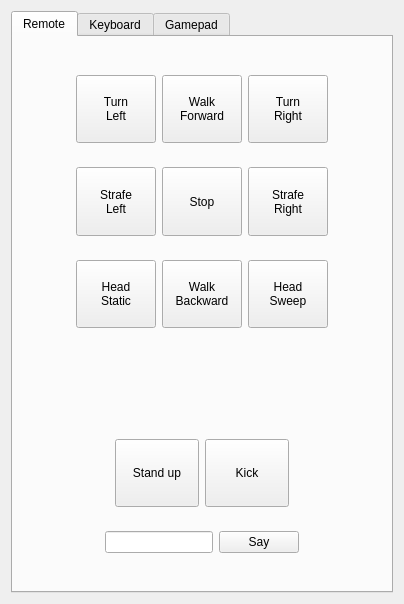
<?xml version="1.0" encoding="UTF-8"?>
<ui version="4.0">
 <class>NaoRemoteWidget</class>
 <widget class="QWidget" name="NaoRemoteWidget">
  <property name="geometry">
   <rect>
    <x>0</x>
    <y>0</y>
    <width>404</width>
    <height>604</height>
   </rect>
  </property>
  <property name="windowTitle">
   <string>Remote</string>
  </property>
  <layout class="QVBoxLayout" name="verticalLayout_2">
   <item>
    <widget class="QTabWidget" name="tabs">
     <property name="sizePolicy">
      <sizepolicy hsizetype="Minimum" vsizetype="Minimum">
       <horstretch>0</horstretch>
       <verstretch>0</verstretch>
      </sizepolicy>
     </property>
     <property name="currentIndex">
      <number>0</number>
     </property>
     <widget class="QWidget" name="remote_tab">
      <property name="sizePolicy">
       <sizepolicy hsizetype="Expanding" vsizetype="Expanding">
        <horstretch>0</horstretch>
        <verstretch>0</verstretch>
       </sizepolicy>
      </property>
      <attribute name="title">
       <string>Remote</string>
      </attribute>
      <layout class="QHBoxLayout" name="horizontalLayout_7">
       <item>
        <layout class="QVBoxLayout" name="verticalLayout">
         <property name="sizeConstraint">
          <enum>QLayout::SetDefaultConstraint</enum>
         </property>
         <item>
          <spacer name="verticalSpacer_2">
           <property name="orientation">
            <enum>Qt::Vertical</enum>
           </property>
           <property name="sizeType">
            <enum>QSizePolicy::Minimum</enum>
           </property>
           <property name="sizeHint" stdset="0">
            <size>
             <width>20</width>
             <height>20</height>
            </size>
           </property>
          </spacer>
         </item>
         <item>
          <widget class="QWidget" name="widget_2" native="true">
           <property name="sizePolicy">
            <sizepolicy hsizetype="Expanding" vsizetype="Expanding">
             <horstretch>0</horstretch>
             <verstretch>0</verstretch>
            </sizepolicy>
           </property>
           <property name="maximumSize">
            <size>
             <width>16777215</width>
             <height>16777215</height>
            </size>
           </property>
           <layout class="QHBoxLayout" name="horizontalLayout_3">
            <item>
             <spacer name="horizontalSpacer_9">
              <property name="orientation">
               <enum>Qt::Horizontal</enum>
              </property>
              <property name="sizeHint" stdset="0">
               <size>
                <width>40</width>
                <height>20</height>
               </size>
              </property>
             </spacer>
            </item>
            <item>
             <widget class="QPushButton" name="left_button">
              <property name="sizePolicy">
               <sizepolicy hsizetype="Expanding" vsizetype="Expanding">
                <horstretch>0</horstretch>
                <verstretch>0</verstretch>
               </sizepolicy>
              </property>
              <property name="maximumSize">
               <size>
                <width>100</width>
                <height>100</height>
               </size>
              </property>
              <property name="text">
               <string>Turn
Left</string>
              </property>
             </widget>
            </item>
            <item>
             <widget class="QPushButton" name="forward_button">
              <property name="sizePolicy">
               <sizepolicy hsizetype="Expanding" vsizetype="Expanding">
                <horstretch>0</horstretch>
                <verstretch>0</verstretch>
               </sizepolicy>
              </property>
              <property name="maximumSize">
               <size>
                <width>100</width>
                <height>100</height>
               </size>
              </property>
              <property name="text">
               <string>Walk
Forward</string>
              </property>
             </widget>
            </item>
            <item>
             <widget class="QPushButton" name="right_button">
              <property name="sizePolicy">
               <sizepolicy hsizetype="Expanding" vsizetype="Expanding">
                <horstretch>0</horstretch>
                <verstretch>0</verstretch>
               </sizepolicy>
              </property>
              <property name="maximumSize">
               <size>
                <width>100</width>
                <height>100</height>
               </size>
              </property>
              <property name="text">
               <string>Turn 
Right</string>
              </property>
             </widget>
            </item>
            <item>
             <spacer name="horizontalSpacer_8">
              <property name="orientation">
               <enum>Qt::Horizontal</enum>
              </property>
              <property name="sizeHint" stdset="0">
               <size>
                <width>40</width>
                <height>20</height>
               </size>
              </property>
             </spacer>
            </item>
           </layout>
          </widget>
         </item>
         <item>
          <widget class="QWidget" name="widget" native="true">
           <property name="sizePolicy">
            <sizepolicy hsizetype="Expanding" vsizetype="Expanding">
             <horstretch>0</horstretch>
             <verstretch>0</verstretch>
            </sizepolicy>
           </property>
           <property name="maximumSize">
            <size>
             <width>16777215</width>
             <height>16777215</height>
            </size>
           </property>
           <layout class="QHBoxLayout" name="horizontalLayout_2">
            <item>
             <spacer name="horizontalSpacer_6">
              <property name="orientation">
               <enum>Qt::Horizontal</enum>
              </property>
              <property name="sizeHint" stdset="0">
               <size>
                <width>40</width>
                <height>20</height>
               </size>
              </property>
             </spacer>
            </item>
            <item>
             <widget class="QPushButton" name="strafe_left_button">
              <property name="sizePolicy">
               <sizepolicy hsizetype="Expanding" vsizetype="Expanding">
                <horstretch>0</horstretch>
                <verstretch>0</verstretch>
               </sizepolicy>
              </property>
              <property name="maximumSize">
               <size>
                <width>100</width>
                <height>100</height>
               </size>
              </property>
              <property name="text">
               <string>Strafe
Left</string>
              </property>
             </widget>
            </item>
            <item>
             <widget class="QPushButton" name="stop_button">
              <property name="sizePolicy">
               <sizepolicy hsizetype="Expanding" vsizetype="Expanding">
                <horstretch>0</horstretch>
                <verstretch>0</verstretch>
               </sizepolicy>
              </property>
              <property name="maximumSize">
               <size>
                <width>100</width>
                <height>100</height>
               </size>
              </property>
              <property name="text">
               <string>Stop</string>
              </property>
             </widget>
            </item>
            <item>
             <widget class="QPushButton" name="strafe_right_button">
              <property name="sizePolicy">
               <sizepolicy hsizetype="Expanding" vsizetype="Expanding">
                <horstretch>0</horstretch>
                <verstretch>0</verstretch>
               </sizepolicy>
              </property>
              <property name="maximumSize">
               <size>
                <width>100</width>
                <height>100</height>
               </size>
              </property>
              <property name="text">
               <string>Strafe
Right</string>
              </property>
             </widget>
            </item>
            <item>
             <spacer name="horizontalSpacer_5">
              <property name="orientation">
               <enum>Qt::Horizontal</enum>
              </property>
              <property name="sizeHint" stdset="0">
               <size>
                <width>40</width>
                <height>20</height>
               </size>
              </property>
             </spacer>
            </item>
           </layout>
          </widget>
         </item>
         <item>
          <widget class="QWidget" name="widget_3" native="true">
           <property name="sizePolicy">
            <sizepolicy hsizetype="Expanding" vsizetype="Expanding">
             <horstretch>0</horstretch>
             <verstretch>0</verstretch>
            </sizepolicy>
           </property>
           <property name="maximumSize">
            <size>
             <width>16777215</width>
             <height>16777215</height>
            </size>
           </property>
           <layout class="QHBoxLayout" name="horizontalLayout_4">
            <item>
             <spacer name="horizontalSpacer_4">
              <property name="orientation">
               <enum>Qt::Horizontal</enum>
              </property>
              <property name="sizeHint" stdset="0">
               <size>
                <width>40</width>
                <height>20</height>
               </size>
              </property>
             </spacer>
            </item>
            <item>
             <widget class="QPushButton" name="head_static_button">
              <property name="sizePolicy">
               <sizepolicy hsizetype="Expanding" vsizetype="Expanding">
                <horstretch>0</horstretch>
                <verstretch>0</verstretch>
               </sizepolicy>
              </property>
              <property name="minimumSize">
               <size>
                <width>0</width>
                <height>0</height>
               </size>
              </property>
              <property name="maximumSize">
               <size>
                <width>100</width>
                <height>100</height>
               </size>
              </property>
              <property name="text">
               <string>Head
Static</string>
              </property>
             </widget>
            </item>
            <item>
             <widget class="QPushButton" name="backward_button">
              <property name="sizePolicy">
               <sizepolicy hsizetype="Expanding" vsizetype="Expanding">
                <horstretch>0</horstretch>
                <verstretch>0</verstretch>
               </sizepolicy>
              </property>
              <property name="maximumSize">
               <size>
                <width>100</width>
                <height>100</height>
               </size>
              </property>
              <property name="text">
               <string>Walk 
Backward</string>
              </property>
             </widget>
            </item>
            <item>
             <widget class="QPushButton" name="head_sweep_button">
              <property name="sizePolicy">
               <sizepolicy hsizetype="Expanding" vsizetype="Expanding">
                <horstretch>0</horstretch>
                <verstretch>0</verstretch>
               </sizepolicy>
              </property>
              <property name="maximumSize">
               <size>
                <width>100</width>
                <height>100</height>
               </size>
              </property>
              <property name="text">
               <string>Head
Sweep</string>
              </property>
             </widget>
            </item>
            <item>
             <spacer name="horizontalSpacer">
              <property name="orientation">
               <enum>Qt::Horizontal</enum>
              </property>
              <property name="sizeHint" stdset="0">
               <size>
                <width>40</width>
                <height>20</height>
               </size>
              </property>
             </spacer>
            </item>
           </layout>
          </widget>
         </item>
         <item>
          <spacer name="verticalSpacer">
           <property name="orientation">
            <enum>Qt::Vertical</enum>
           </property>
           <property name="sizeHint" stdset="0">
            <size>
             <width>20</width>
             <height>40</height>
            </size>
           </property>
          </spacer>
         </item>
         <item>
          <widget class="QWidget" name="widget_4" native="true">
           <property name="sizePolicy">
            <sizepolicy hsizetype="Expanding" vsizetype="Expanding">
             <horstretch>0</horstretch>
             <verstretch>0</verstretch>
            </sizepolicy>
           </property>
           <property name="maximumSize">
            <size>
             <width>16777215</width>
             <height>16777215</height>
            </size>
           </property>
           <layout class="QHBoxLayout" name="horizontalLayout_5">
            <item>
             <spacer name="horizontalSpacer_12">
              <property name="orientation">
               <enum>Qt::Horizontal</enum>
              </property>
              <property name="sizeHint" stdset="0">
               <size>
                <width>40</width>
                <height>20</height>
               </size>
              </property>
             </spacer>
            </item>
            <item>
             <widget class="QPushButton" name="standup_button">
              <property name="sizePolicy">
               <sizepolicy hsizetype="Expanding" vsizetype="Expanding">
                <horstretch>0</horstretch>
                <verstretch>0</verstretch>
               </sizepolicy>
              </property>
              <property name="maximumSize">
               <size>
                <width>100</width>
                <height>100</height>
               </size>
              </property>
              <property name="text">
               <string>Stand up</string>
              </property>
             </widget>
            </item>
            <item>
             <widget class="QPushButton" name="kick_button">
              <property name="sizePolicy">
               <sizepolicy hsizetype="Expanding" vsizetype="Expanding">
                <horstretch>0</horstretch>
                <verstretch>0</verstretch>
               </sizepolicy>
              </property>
              <property name="maximumSize">
               <size>
                <width>100</width>
                <height>100</height>
               </size>
              </property>
              <property name="text">
               <string>Kick</string>
              </property>
             </widget>
            </item>
            <item>
             <spacer name="horizontalSpacer_10">
              <property name="orientation">
               <enum>Qt::Horizontal</enum>
              </property>
              <property name="sizeHint" stdset="0">
               <size>
                <width>40</width>
                <height>20</height>
               </size>
              </property>
             </spacer>
            </item>
           </layout>
          </widget>
         </item>
         <item>
          <widget class="QWidget" name="widget_5" native="true">
           <property name="sizePolicy">
            <sizepolicy hsizetype="Expanding" vsizetype="Preferred">
             <horstretch>0</horstretch>
             <verstretch>0</verstretch>
            </sizepolicy>
           </property>
           <property name="maximumSize">
            <size>
             <width>16777215</width>
             <height>16777215</height>
            </size>
           </property>
           <layout class="QHBoxLayout" name="horizontalLayout_6">
            <item>
             <spacer name="horizontalSpacer_13">
              <property name="orientation">
               <enum>Qt::Horizontal</enum>
              </property>
              <property name="sizeHint" stdset="0">
               <size>
                <width>40</width>
                <height>20</height>
               </size>
              </property>
             </spacer>
            </item>
            <item>
             <widget class="QLineEdit" name="say_text"/>
            </item>
            <item>
             <widget class="QPushButton" name="say_button">
              <property name="text">
               <string>Say</string>
              </property>
             </widget>
            </item>
            <item>
             <spacer name="horizontalSpacer_11">
              <property name="orientation">
               <enum>Qt::Horizontal</enum>
              </property>
              <property name="sizeHint" stdset="0">
               <size>
                <width>40</width>
                <height>20</height>
               </size>
              </property>
             </spacer>
            </item>
           </layout>
          </widget>
         </item>
         <item>
          <spacer name="verticalSpacer_3">
           <property name="orientation">
            <enum>Qt::Vertical</enum>
           </property>
           <property name="sizeType">
            <enum>QSizePolicy::Minimum</enum>
           </property>
           <property name="sizeHint" stdset="0">
            <size>
             <width>20</width>
             <height>20</height>
            </size>
           </property>
          </spacer>
         </item>
        </layout>
       </item>
      </layout>
     </widget>
     <widget class="QWidget" name="keybindings_tab">
      <attribute name="title">
       <string>Keyboard</string>
      </attribute>
      <layout class="QHBoxLayout" name="horizontalLayout_8">
       <item>
        <widget class="QTableWidget" name="keybindingsTable">
         <property name="focusPolicy">
          <enum>Qt::NoFocus</enum>
         </property>
         <property name="editTriggers">
          <set>QAbstractItemView::NoEditTriggers</set>
         </property>
         <property name="showDropIndicator" stdset="0">
          <bool>false</bool>
         </property>
         <property name="alternatingRowColors">
          <bool>true</bool>
         </property>
         <property name="selectionMode">
          <enum>QAbstractItemView::SingleSelection</enum>
         </property>
         <property name="selectionBehavior">
          <enum>QAbstractItemView::SelectRows</enum>
         </property>
         <property name="columnCount">
          <number>2</number>
         </property>
         <attribute name="verticalHeaderVisible">
          <bool>false</bool>
         </attribute>
         <column/>
         <column/>
        </widget>
       </item>
      </layout>
     </widget>
     <widget class="QWidget" name="gamepad_tab">
      <attribute name="title">
       <string>Gamepad</string>
      </attribute>
      <layout class="QVBoxLayout" name="verticalLayout_3">
       <item>
        <widget class="QTableWidget" name="gamepadTable"/>
       </item>
      </layout>
     </widget>
    </widget>
   </item>
  </layout>
 </widget>
 <resources/>
 <connections/>
</ui>
